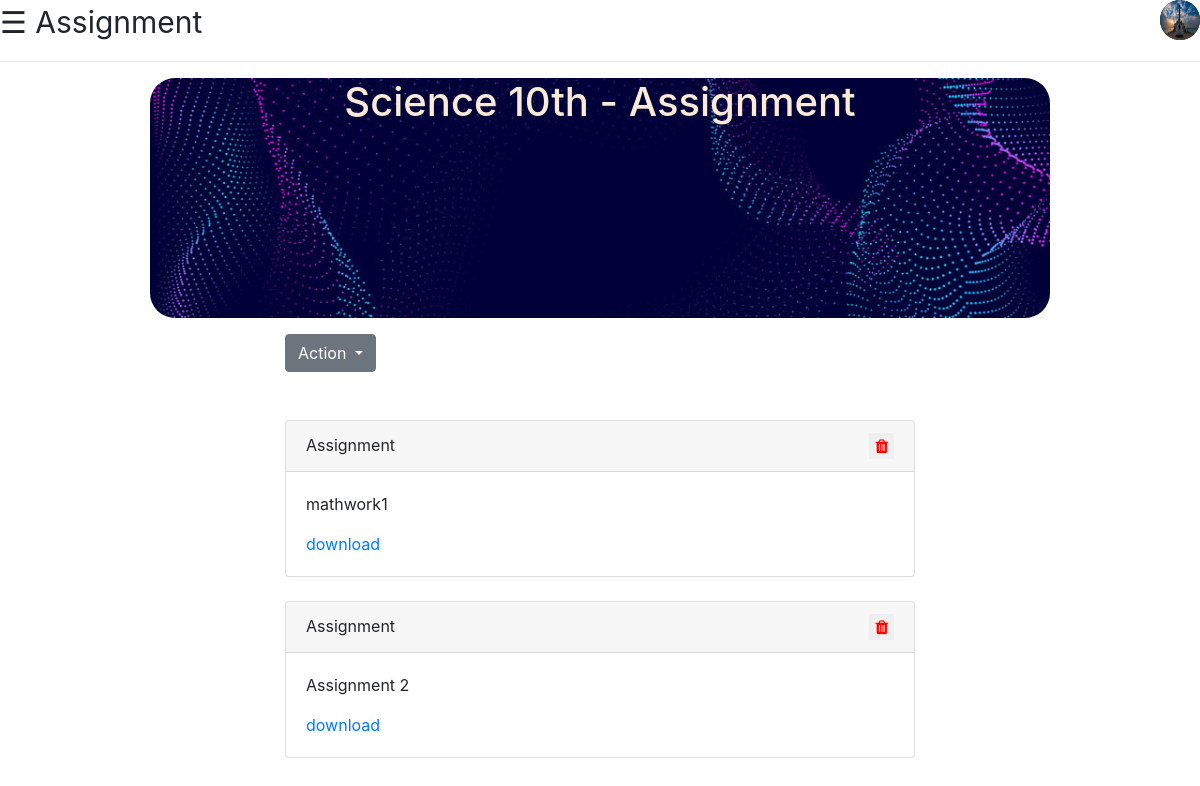
Page /dash/assign/38/ (signed in) on the committed database.
### accounts/models.py (models this page shows, shortened)
class Profile(models.Model):
    user = models.OneToOneField(User, on_delete=models.CASCADE)
    GENDER_CHOICE = (('M','MALE'),('F','FEMALE'))
    USER_TYPE = (('T','Teacher'),('S','Student'))
    gender = models.TextField(max_length=50, choices = GENDER_CHOICE ,blank=True)
    typee = models.TextField(max_length=50, choices = USER_TYPE,default = 'S' ,blank=True)
    birth_date = models.DateField(auto_now_add=False,auto_now=False, blank=True,null=True)
    profile_pic = models.ImageField(default='profile1.jpg',null=True,blank=True)

### dash/models.py (models this page shows, shortened)
class classsm(models.Model):
    tid = models.ForeignKey(User, on_delete=models.CASCADE)
    section=models.CharField(max_length=2)
    password=models.CharField(max_length=50)
    name=models.CharField(max_length=50)
    subject=models.CharField(max_length=50)

class classwork(models.Model):
    clid = models.ForeignKey(classsm, on_delete=models.CASCADE)
    wtype = models.ForeignKey(work, on_delete = models.CASCADE)
    wname = models.TextField()
    filess = models.FileField(null=True)

### dash/views.py (the view)
# urls.py: path("assign/<int:pkid>/", views.assign, name = 'assign'),
def assign(request,pkid):
    if request.user.is_authenticated:
        obj = classsm.objects.get(pk=pkid)
        objclasswork = classwork.objects.filter(clid=pkid,wtype = 2)
        context = {'data':obj,'classcontent':objclasswork}
        return render(request,'dash/assign.html',context)
    else:
        return redirect('/account/login')

### dash/templates/dash/assign.html (shortened to what this page needs)
{% load static %}
<!DOCTYPE html>
<html lang="en">
<head>
    <link rel="stylesheet" href="{% static 'classroom/css/styleclass.css' %}">
    <link rel="stylesheet" href="https://stackpath.bootstrapcdn.com/bootstrap/4.5.2/css/bootstrap.min.css">
    <link rel="stylesheet" href="https://cdnjs.cloudflare.com/ajax/libs/font-awesome/4.7.0/css/font-awesome.min.css">
</head>
<body>
        <span style="font-size:30px;cursor:pointer" onclick="openNav()">&#9776; Assignment</span>
        <div id="right">
            <img src="{{ request.user.profile.profile_pic.url }}" alt="" class="img-alpha">
        </div>
        <hr>
    <div>
    <div style="float: left; width: 12.5%"><pre></pre></div>
    <div style="width: 75%; float: left;">
        <div style="height: 30vh; background-image:url({% static 'classroom/img/banner.jpg' %}); background-size: cover; color: antiquewhite; border-radius: 25px; text-align: center;">
            <h1>{{ data.name }}   - Assignment</h1>
        </div>
    <div>
    <div style="width: 15%; float: left;"><pre></pre></div>
    <div style="width: 70%; float: left;">
        <div>
          <div class="dropdown">
            <button class="btn btn-secondary dropdown-toggle" type="button" id="dropdownMenuButton" data-toggle="dropdown" aria-haspopup="true" aria-expanded="false">
              Action
            </button>
          </div>
        </div>
    <div>
          <br><br>
          {% if classcontent %}
          {% for obj in classcontent %}
                <div class="card" >
                  <div class="card-header">
                    Assignment
                    {% if user.profile.typee == 'T' %}
                    <div style="float: right;">
                      <form action="{% url 'del_work' %}" method="POST">
                        <button style="border: none; color: red;"> <i class="fa fa-trash"></i> </button>
                      </form>
                    </div>
                    {% endif %}
                  </div>
                  <div class="card-body">
                    <p class="card-text">{{ obj.wname }}</p>
                    <a href="{{ obj.filess.url }}">download</a>
                  </div>
                </div>
            	<br>
          {% endfor %}
          {% else %}
          {% if user.profile.typee == 'T' %}
          <p>No Assignments yet</p>
          {% else %}
          <p>Hurray, No assignments</p>
          {% endif %}
          {% endif %}
    </div>
    </div>
    </div>
    </div>
    </div>
    </body>
    </html>

### static/classroom/css/styleclass.css (style rules this page uses)
body { font-family: "Lato", sans-serif; }
#right { float: right; }
a { text-decoration: none; color: white; }
body { font-family: Arial, Helvetica, sans-serif; }
.img-alpha { height: 40px; width: 40px; border-radius: 50%; background-color: #111; }

### rows in the picture
classsm: name "Science 10th"
classwork: wname "mathwork1"
classwork: wname "Assignment 2"
